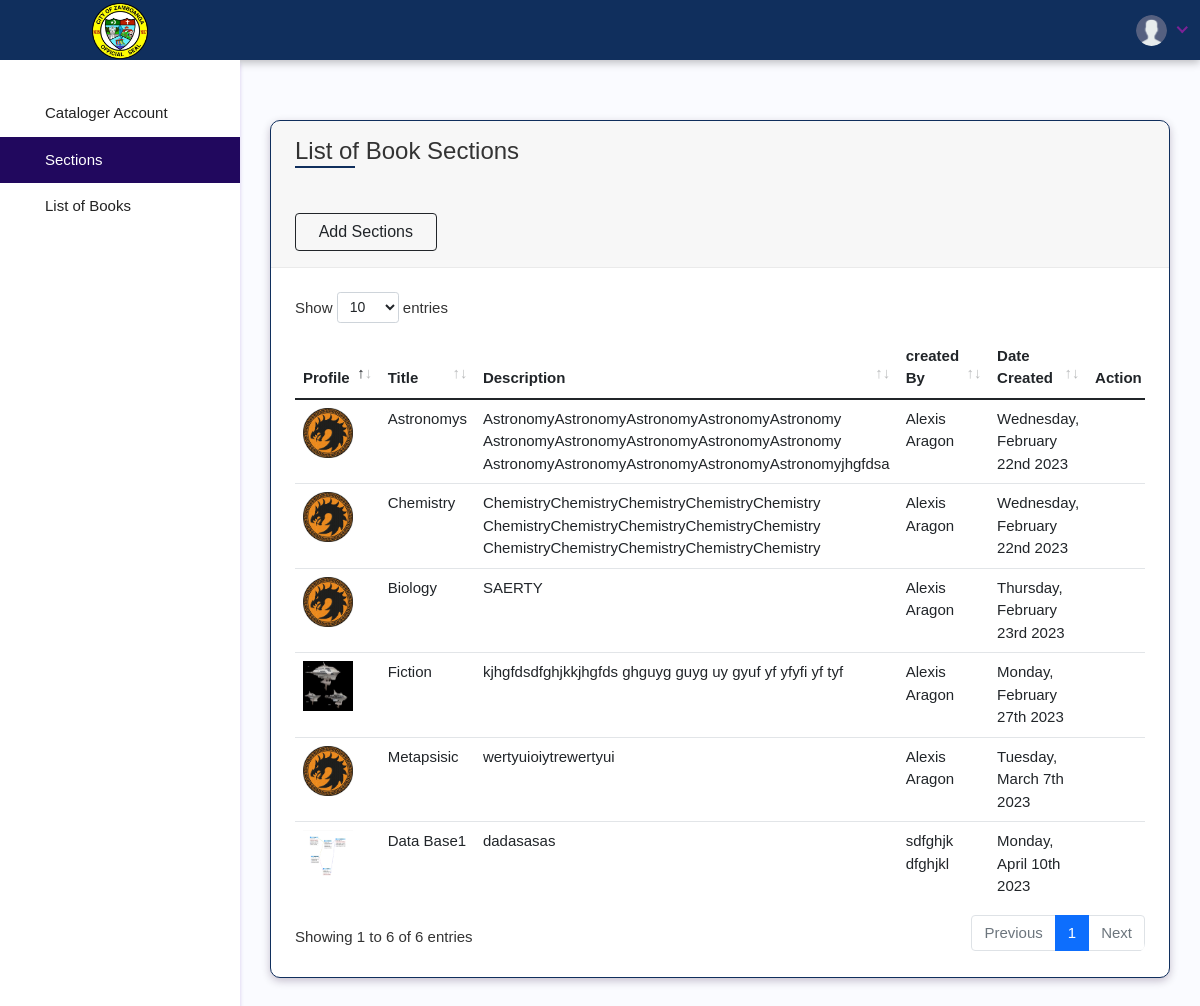
The app's page /cataloger/Sections.php (signed in) with its own data.
### tables this page shows
CREATE TABLE `libraryuser` (
  `libraryUserId` int(255) NOT NULL,
  `libraryUserpicture` varchar(100) DEFAULT 'user.png',
  `email` varchar(50) NOT NULL,
  `password` varchar(255) NOT NULL,
  `libraryUserFirtsName` varchar(50) DEFAULT 'update data',
  `libraryUserLastName` varchar(50) DEFAULT 'update data',
  `libraryUseAge` int(50) DEFAULT 0,
  `contactNumber` varchar(30) NOT NULL,
  `librarylocation` varchar(255) DEFAULT 'update data',
  `libraryUserRole` int(10) DEFAULT 3,
  `libraryUserCode` varchar(50) NOT NULL,
  `coderesetinteral` varchar(50) NOT NULL DEFAULT '0',
  `libraryUserStatus` varchar(50) NOT NULL,
  `availabiltyONOFF` varchar(30) NOT NULL DEFAULT 'offline',
  `flagsuspendedz` int(1) DEFAULT NULL,
  `date` varchar(50) NOT NULL
);

CREATE TABLE `section` (
  `sectionID` int(11) NOT NULL,
  `libraryUserId` int(11) NOT NULL,
  `Section_Name` varchar(100) NOT NULL,
  `Section_Desc` varchar(500) NOT NULL,
  `sectionProfile` varchar(100) NOT NULL,
  `date` varchar(100) NOT NULL
);

### cataloger/adminfunction.php (called while the page is built, shortened)
<?php
$email = $_SESSION['email'];
$password = $_SESSION['password'];
$account_dtails = mysqli_query($con, "SELECT * FROM libraryUser WHERE email = '$email'");
$detail = mysqli_fetch_array($account_dtails);
if($email != false && $password != false){
    $sql = "SELECT * FROM libraryUser WHERE email = '$email'";
    $run_Sql = mysqli_query($con, $sql);
    if($run_Sql){
        $fetch_info = mysqli_fetch_assoc($run_Sql);
        $id = $fetch_info['libraryUserId'];
    }
}else{
    header("location: ../login-user.php  ");
}
if( $fetch_info['libraryUserRole']  == 1){
    header('Location: ../admin/home.php');
}elseif($fetch_info['libraryUserRole']  == 2){
    $Roletitle = "Cataloger";
}elseif($fetch_info['libraryUserRole']  == 3){
    $alertname = $detail['libraryUserFirtsName'];
    header('Location: ../user/home.php');
}
$userquerry = mysqli_query($con,"select * FROM libraryuser where libraryUserId =$id");
$sec = mysqli_query($con,"select section.sectionID, section.sectionProfile, section.Section_Name , section.Section_Desc, section.date,libraryuser.libraryUserFirtsName, libraryuser.libraryUserLastName from libraryuser join section on section.libraryUserId = libraryuser.libraryUserId;");
?>

### cataloger/Sections.php (the view, shortened to what this page needs)
<?php require_once "../connection.php";
$a = 8;
include "adminfunction.php";
?>
<!DOCTYPE html>
<html lang="en">
<?php include "head.php";?>
<body>
<div class="main-wrapper">
    <?php include "header.php"?>
    <?php include "sidebar.php"?>
    <div class="page-wrapper">
<div class="content container-fluid">
<div class="row">
<div class="col-sm-12">
<div class="card">
<div class="card-header">
<h4 class="card-title">List of Book Sections</h4>
<div class="line"></div><br><br>
<div class="col-6 col-sm-4 col-md-2 col-xl mb-3 mb-xl-0">
<a href="add-sections.php"><button type="button" class="btn btn-block btn-outline-dark">Add Sections</button></a>
</div>
</div>
<div class="card-body">
<div class="table-responsive">
<table class="datatable table table-stripped">
<thead>
<tr>
<th>Profile</th>
<th>Title</th>
<th>Description</th>
<th>created By</th>
<th>Date Created</th>
<th>Action</th>
</tr>
</thead>
<tbody> <?php
while ($section = mysqli_fetch_array($sec)) {
			?>
				  <tr>
                  <td><img src="../assets/images/alluserprofiles/<?php echo $section["sectionProfile"]; ?>" alt="<?php echo $section["sectionProfile"]?>" width="50px" height="50px"></td>
                  <td><?php echo $section["Section_Name"]?></td>
                  <td><?php echo $section["Section_Desc"]?></td>
                  <td><?php echo $section["libraryUserFirtsName"]." ".$section["libraryUserLastName"] ?></td>
                  <td><?php echo $section["date"]?></td>
                    <td class="text-right py-0 align-middle">
                      <div class="btn-group btn-group-sm">
                      <a href="add-sections.php?edit=<?php echo $section["sectionID"]; ?>" onclick="return confirm('Are you sure?')"  class="btn"><i class="fi fi-rr-edit" style="font-size: 20px;"></i></a>
                       </div>
                    </td>
                </tr>
			<?php
			}
			?>
</tbody>
</table>
</div>
</div>
</div>
</div>
</div>
</div>
</div>
</div>
</body>
</html>

### cataloger/header.php (shortened to what this page needs)
<?php
include "adminfunction.php";
?>
<div class="header">
<div class="header-left">
    <a href="home.php" class="logo"><img src="assets/img/logo.png" alt="Logo"></a>
    </div>
    <a href="javascript:void(0);" id="toggle_btn"><i class="fe fe-bars" style="color:white;"></i></a>
<ul class="nav user-menu">
<li class="nav-item dropdown has-arrow">
<a href="#" class="dropdown-toggle nav-link" data-bs-toggle="dropdown">
<span class="user-img"><img class="rounded-circle" src="../assets/images/alluserprofiles/<?php echo $fetch_info['libraryUserpicture']?>" width="31" alt="<?php echo $fetch_info['libraryUserFirtsName']." ".$fetch_info['libraryUserLastName']?>"></span>
</a>
</li>
</ul>
</div>

### cataloger/sidebar.php (shortened to what this page needs)
<div class="sidebar" id="sidebar" >
<div class="sidebar-inner slimscroll" >
<div id="sidebar-menu" class="sidebar-menu" >
<ul>
    <li class="menu-title"></li>
    <li class="<?php if($a==1){ echo 'active'; }?>"><a href="profile.php"><i class="fi fi-rr-circle-user"></i> <span><?php echo $Roletitle?> Account</span></a></li>
    <li class="<?php if($a==8){ echo 'active'; }?>"><a href="Sections.php"><i class="fi fi-rr-book-open-cover"></i> <span>Sections</span></a></li>
    <li class="<?php if($a==9){ echo 'active'; }?>"><a href="booklist.php"><i class="fi fi-rr-book-open-cover"></i> <span>List of Books</span></a></li>
</ul>
</div>
</div>
</div>

### cataloger/assets/css/style.css (style rules this page uses)
:root { --primary: rgba(152, 41, 22, 0.775); --secondary: red; --light: #EEF9FF; --dark: #102f5d; }
.card { border:1px solid var(--dark); border-radius:10px; box-shadow:0 4px 4px #f5f8ff; margin-bottom:1.875rem; box-shadow: rgba(32, 2, 44, 0.24) 0px 3px 8px; }
.card-body { padding:1.5rem }
.card-header { border-bottom:1px solid #a32020; padding:1rem 1.5rem; }
.card .card-header { border-bottom:1px solid #eaeaea; border-top-right-radius:10px; border-top-left-radius:10px }
.card .card-header .card-title { margin-bottom:0 }
.line { background-color:var(--dark); height:2px; margin:0; width:60px }
.header { background:var(--dark); box-shadow: rgba(0, 0, 0, 0.24) 0px 3px 8px; left:0; position:fixed; right:0; top:0; z-index:1001; height:60px }
.header .header-left { background-color:var(--dark); float:left; height:60px; padding:0 20px; position:relative; text-align:center; width:240px; z-index:1; transition:all .5s ease-in-out }
.header .header-left .logo { display:inline-block; line-height:60px }
.header .header-left .logo img { max-height:56px; width:auto }
.header .dropdown-toggle:after { display:none }
.header .has-arrow .dropdown-toggle:after { border-top:0; border-left:0; border-bottom:2px solid #7c2296; border-right:2px solid #7c2296; content:''; height:8px; display:inline-block; pointer-events:none; -webkit-transform-origin:66% 66%; -ms-transform-origin:66% 66%; transform-origin:66% 66%; -webkit-transform:rotate(45deg); -ms-transform:rotate(45deg); transform:rotate(45deg); -webkit-transition:all .15s ease-in-out; transition:all .15s ease-in-out; width:8px;vertical-align:2px }
.user-menu { float:right;margin:0;position:relative;z-index:99 }
.user-menu.nav>li>a { color:#fff;font-size:14px;line-height:58px;padding:0 15px;height:60px }
.user-img { display:inline-block;margin-right:3px;position:relative }
.sidebar { background-color:#fff; bottom:0; left:0; margin-top:0; position:fixed; top:60px; transition:all .2s ease-in-out 0s; width:240px; z-index:1001; box-shadow:0 4px 4px rgb(66 11 161/20%) }
.sidebar-inner { height:100%; min-height:100%; transition:all .9s ease-in-out 9s; background:#fff }
.sidebar-menu { padding:15px 0 }
.sidebar-menu ul { font-size:15px; list-style-type:none; margin:0; padding:0; position:relative }
.sidebar-menu li a { color:#232323; display:block; font-size:15px; height:auto; padding:0 20px; font-weight:500 }
.sidebar-menu li.active a { background-color:#21085e; color:#fff }
.menu-title { color:#9e9e9e; display:flex; font-size:14px ;opacity:1; padding:5px 15px; white-space:nowrap }
.main-wrapper { width:100%; height:1vh; min-height:1vh }
.page-wrapper { margin-left:240px; padding-top:60px; position:relative; transition:all .4s ease }

### records on screen
libraryuser: libraryUserpicture (placeholder picture), libraryUserRole "Cataloger"
section: sectionProfile (picture), Section_Name "Astronomys", Section_Desc "AstronomyAstronomyAstronomyAstronomyAstronomy AstronomyAstronomyAstronomyAstronomyAstronomy AstronomyAstronomyAstronomyAstronomyAstronomyjhgfdsa", libraryUserId.libraryUserFirtsName "Alexis", libraryUserId.libraryUserLastName "Aragon", date "Wednesday, February 22nd 2023"
section: sectionProfile (picture), Section_Name "Chemistry", Section_Desc "ChemistryChemistryChemistryChemistryChemistry ChemistryChemistryChemistryChemistryChemistry ChemistryChemistryChemistryChemistryChemistry", libraryUserId.libraryUserFirtsName "Alexis", libraryUserId.libraryUserLastName "Aragon", date "Wednesday, February 22nd 2023"
section: sectionProfile (picture), Section_Name "Biology", Section_Desc "SAERTY", libraryUserId.libraryUserFirtsName "Alexis", libraryUserId.libraryUserLastName "Aragon", date "Thursday, February 23rd 2023"
section: sectionProfile (picture), Section_Name "Fiction", Section_Desc "kjhgfdsdfghjkkjhgfds ghguyg guyg uy gyuf yf yfyfi yf tyf", libraryUserId.libraryUserFirtsName "Alexis", libraryUserId.libraryUserLastName "Aragon", date "Monday, February 27th 2023"
section: sectionProfile (picture), Section_Name "Metapsisic", Section_Desc "wertyuioiytrewertyui", libraryUserId.libraryUserFirtsName "Alexis", libraryUserId.libraryUserLastName "Aragon", date "Tuesday, March 7th 2023"
section: sectionProfile (picture), Section_Name "Data Base1", Section_Desc "dadasasas", libraryUserId.libraryUserFirtsName "sdfghjk", libraryUserId.libraryUserLastName "dfghjkl", date "Monday, April 10th 2023"
